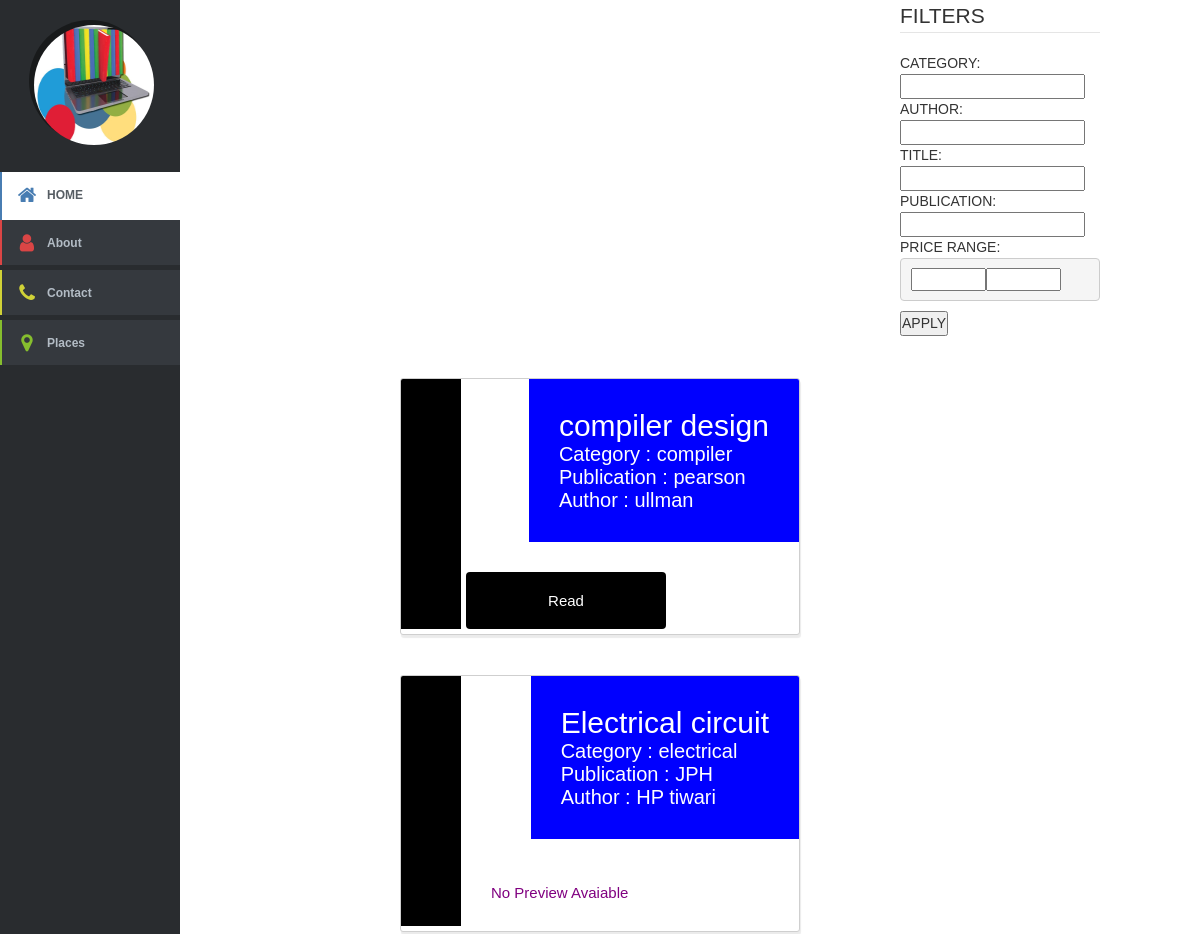
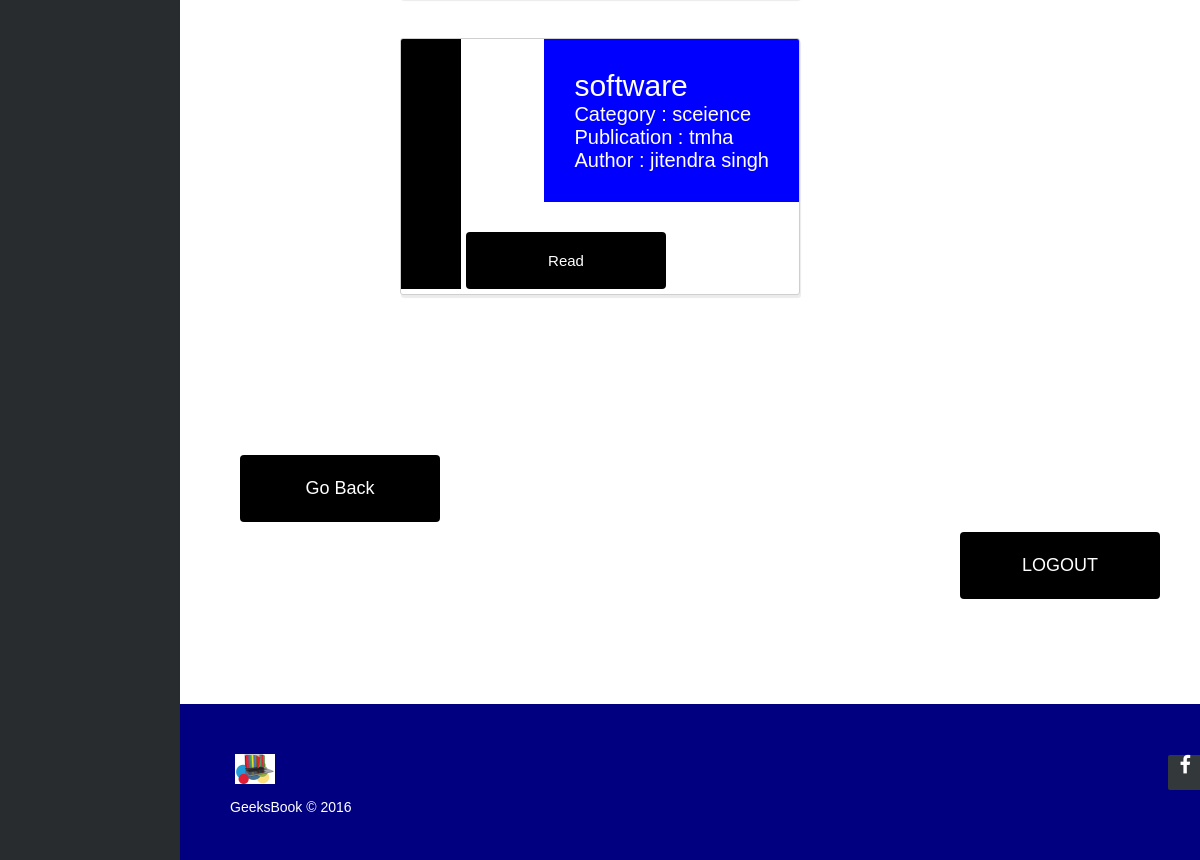
Screenshot of /USER/read.php (signed in) with the database file from the repository (2 pictures, top to bottom).
### tables this page shows
CREATE TABLE `BOOK` (
  `BOOKID` int(10) UNSIGNED NOT NULL,
  `AUTHOR` varchar(45) NOT NULL,
  `PUBLICATION` varchar(45) NOT NULL,
  `CATEGORY` varchar(45) NOT NULL,
  `READABLE` tinyint(1) NOT NULL,
  `BOOKTITLE` varchar(40) NOT NULL,
  `Booklink` varchar(50) NOT NULL,
  `QUANTITY` int(10) NOT NULL
);

### USER/read.php (the view, shortened to what this page needs)
<html>
<head>
<link rel="stylesheet" href="../list-template/assets/css/article-lists/article-list-vertical.css">
</head>
<body>
<?php include '../common/sidebar.php'; ?>
<?php
		if(isset($_SESSION['u_id']) && !empty($_SESSION['u_id']) )
		{
			$flag=1;
		}
		else
		{
			$flag=0;
		}
	if($flag==1)
	{
	$servername = "localhost";
	$username = "root";
	$password = "";
	$dbname = "DBMS_PROJECT";
	$conn = new mysqli($servername, $username, $password,$dbname);
echo "	<div style='padding-right:0px; margin-left:900px;width:200px;'>
		<form action='../USER/read.php' method='POST'>
			<fieldset>
				<legend> FILTERS </legend>
				CATEGORY:<br>
				<input type='text' name='category' > <br>
				AUTHOR:<br>
				<input type='text' name='author' > <br>
				TITLE:<br>
				<input type='text' name='title' > <br>
				PUBLICATION:<br>
				<input type='text' name='publication' > <br>
				PRICE RANGE:<br>
				<pre><input type='number' name='pricemin' min='0' max='100000'><input type='number' name='pricemax' min='0' max='100000'></pre>
				<input type='submit' value='APPLY'>
			</fieldset>
		</form>
	</div>	";
	$php_categ='%';
	$php_author='%';
	$php_title='%';
	$php_pub='%';
	$php_pmin=0;
	$php_pmax=100000;
echo '<br>';
	$sql = "select * from BOOK natural join PRICE where CATEGORY like '". $php_categ."' and  AUTHOR like '". $php_author."'and  BOOKTITLE like '".$php_title."'and  PUBLICATION like'".$php_pub."'and price between $php_pmin and $php_pmax ";
	$res = $conn->query($sql);
$row = $res->fetch_assoc();
	while($row)
	{
				echo '
							<ul class="article-list-vertical" style="width:400px;">
							<li>
								<div style="background-color:black;height:250px;width:auto;float:left;"></div>
								<div style="background-color:blue;float:right;">
									<sapn style="color:white;font-size:30px;">'.$row["BOOKTITLE"].'</span><br>
									<span style="color:white;font-size:20px;">Category : '.$row["CATEGORY"].'</span><br>
									<span style="color:white;font-size:20px;">Publication : '.$row["PUBLICATION"].'</span><br>
									<span style="color:white;font-size:20px;">Author : '.$row["AUTHOR"].'</span><br></div>';
									if($row["READABLE"]==1)
									{
									echo "<button class='button ' style='vertical-align:middle;font-size:15px;margin-top:30px;' onclick = 'f(" .'"'. $target_dir = "uploads/".$row["Booklink"] . '"'. ")'><span>Read</span></button>";
									}
									else
									{
										echo "<div style='margin-top:15px;font-size:15px;color:purple;'>No Preview Avaiable</div>";
									}
				echo '
							</li>
							</ul>
								';
			$row = $res->fetch_assoc();
	}
	echo '
	 <a href="../USER/readinterface.php"><button class="button btnlogin" style="margin-left:20%;float:left;margin-top:10%;"><span>Go Back </span></button> </a>';
	echo '
	 <a href="../common/logout.php"><button class="button btnlogin" style="vertical-align:middle"><span>LOGOUT </span></button> </a>';
	echo '<section class="foot1">';
	include "../common/footer.php";
	echo '</section>';
	}
 ?>
</body>
</html>

### common/home.css (style rules this page uses)
html { position: relative; min-height: 100%; }
body { margin-bottom: 0px; }

### assets/demo.css (style rules this page uses)
html { background-color: #fff; }
body { font:14px/1.5 Arial, Helvetica, sans-serif; padding:0; margin:0; }

### assets/sidebar-collapse.css (style rules this page uses)
body { margin: 0; padding: 0; }

### freebie-footer-templates/css/demo.css (style rules this page uses)
* { padding:0; margin:0; }
html { background-color: #eaf0f2; }
body { font:14px/1.5 Arial, Helvetica, sans-serif; }

### list-template/assets/css/article-lists/article-list-vertical.css (style rules this page uses)
.article-list-vertical { list-style:none; margin: 0 auto; max-width: 600px; text-align: center; padding: 0; }
.article-list-vertical li { display: block; box-sizing:border-box; border-radius: 3px; text-align: left; box-shadow: 1px 3px 1px 0 rgba(0, 0, 0, 0.08); border:1px solid #cfcfcf; overflow: hidden; background-color: #fff; font: normal 13px sans-serif; margin-bottom: 40px; max-width: 575px; }
.article-list-vertical li div { float: left; box-sizing: border-box; max-width: 350px; padding: 30px; }

### USER/read.php (style rules this page uses)
.button { display: inline-block; border-radius: 4px; background-color: black; border: none; color: #FFFFFF; text-align: center; font-size: 18px; padding: 20px; width: 200px; transition: all 0.5s; cursor: pointer; margin: 5px; }
.button span { cursor: pointer; display: inline-block; position: relative; transition: 0.5s; }
.button span:after { content: '»'; position: absolute; opacity: 0; top: 0; right: -20px; transition: 0.5s; }
.foot1 { margin-left : 180px; margin-top:100px; }
.btnlogin { margin-left:80%; }

### rows the page displays
book: BOOKTITLE "compiler design", CATEGORY "compiler", PUBLICATION "pearson", AUTHOR "ullman"
book: BOOKTITLE "Electrical circuit", CATEGORY "electrical", PUBLICATION "JPH", AUTHOR "HP tiwari", READABLE "No Preview Avaiable"
book: BOOKTITLE "software", CATEGORY "sceience", PUBLICATION "tmha", AUTHOR "jitendra singh"
